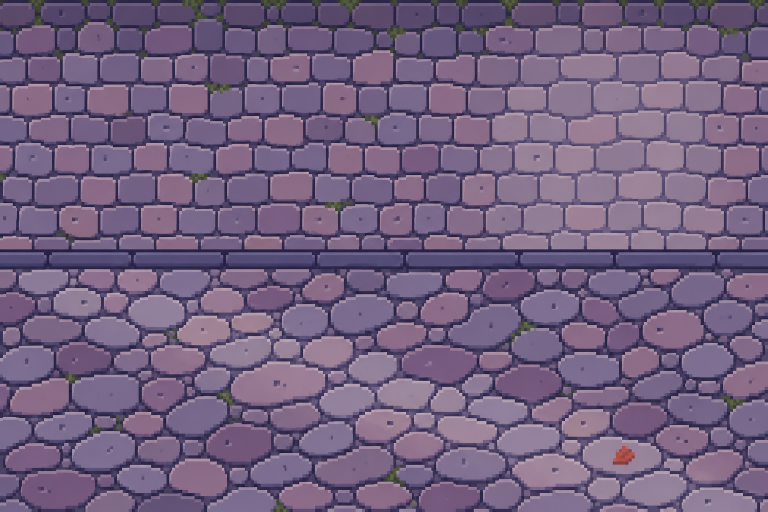
#> input picture godot_pilot/art/raw/ground_mm_v2.png, 1536 x 1024 px, given in place of roof_v1.png, which was not available (shown at 1/2 size)
$ python build_roof.py
#> lines starting #> are read from the running program, lines starting #| are printed output that depends on the picture; after the words box and inside, x2 and y2 are one past the last pixel; in counts of white or black regions, pixels touching at a corner belong together
### godot_pilot/art/restore.py
#!/usr/bin/env python3
"""pilot：把 codex 的放大假像素還原成 1 點陣 = 1 像素，並量化到共用調色盤。
depixel / find_pitch / edges 取自 tools/post.py（原檔 import 時會直接執行 main，所以複製過來），find_pitch 的搜尋範圍改成可指定。
  restore(raw_path, pitch=None, grid=True) → RGBA uint8 陣列（真點陣）
     grid=True ：圖本身是對齊格線的假像素 → 追蹤格線、每格取中央的中位數顏色
     grid=False：圖是平滑的插畫（codex 在小格距下不會畫成格子）→ 以固定格距取每格中央區域的中位數（等於重新點陣化）
  to_palette(rgba, colors, ...) → 量化到調色盤子集合（最近色，不抖色）
  check(raw, out, pitch) → 把結果放大回去與原圖比較的平均誤差（確認還原沒有走樣）"""
import os, sys
import numpy as np
from PIL import Image
sys.path.insert(0, os.path.dirname(os.path.abspath(__file__)))
from palette import PAL, sub

def autoc(g, maxlag=80):
    g = g - g.mean()
    return np.array([(g[:-l] * g[l:]).mean() if l else (g * g).mean() for l in range(maxlag)])


# [78 lines left out: functions find_pitch, edges, depixel, not called in this run]


def restore(path, pitch=None, grid=True, lo=6, hi=48, lines=0.0):
#> called with path = 'godot_pilot/art/raw/roof_v1.png', pitch = 6.85, grid = False, lo = 6, hi = 48, lines = 0.16
    im = Image.open(path).convert('RGBA')
    if grid:
        a = np.array(im).astype(np.float32)
        if pitch is None:
            w = a[..., 3:4] / 255.0
            full = np.concatenate([a[..., :3] * w, a[..., 3:4]], axis=2)
            gx = np.abs(np.diff(full, axis=1)).sum(axis=(0, 2)); gy = np.abs(np.diff(full, axis=0)).sum(axis=(1, 2))
            pitch = find_pitch(gx, gy, lo, hi)
        out, p, _ = depixel(im, im.getextrema()[3][0] == 255, force_p=pitch)
        return out, p
    a = np.array(im).astype(np.float32); H, W = a.shape[:2]
#> after `H, W = a.shape[:2]`: H = 1024; W = 1536
    nx, ny = int(W / pitch), int(H / pitch)
#> nx = 224; ny = 149
    out = np.zeros((ny, nx, 4), np.uint8)
    for j in range(ny):
        y0, y1 = int(j * pitch), int((j + 1) * pitch); m = max(1, int((y1 - y0) * 0.3))
        for i in range(nx):
            x0, x1 = int(i * pitch), int((i + 1) * pitch); n = max(1, int((x1 - x0) * 0.3))
            blk = a[y0 + m:y1 - m, x0 + n:x1 - n].reshape(-1, 4)
            med = np.median(blk, axis=0)
            if lines > 0:      # 保留比一格還細的深色線（瓦縫、石縫）：整格裡深色像素超過一定比例就取深色
                cell = a[y0:y1, x0:x1].reshape(-1, 4); lum = cell[:, :3].sum(1)
                dark = lum < med[:3].sum() * 0.72
                if dark.mean() >= lines and dark.mean() < 0.5: med = np.median(cell[dark], axis=0)
            out[j, i] = med
    out[..., 3] = 255
    return out, pitch

def to_palette(rgba, colors, mask=None):
    """最近色量化（redmean 加權距離），不抖色。colors：RGB tuple 清單；mask：只量化這些像素"""
    pal = np.array(colors, np.float32)
    px = rgba[..., :3].astype(np.float32)
    rm = (px[..., None, 0] + pal[None, None, :, 0]) / 2
    d = px[..., None, :] - pal[None, None, :, :]
    dist = (2 + rm / 256) * d[..., 0] ** 2 + 4 * d[..., 1] ** 2 + (2 + (255 - rm) / 256) * d[..., 2] ** 2
    idx = dist.argmin(-1)
    out = rgba.copy(); q = pal[idx].astype(np.uint8)
    if mask is None: mask = np.ones(rgba.shape[:2], bool)
    out[..., :3][mask] = q[mask]
    out[out[..., 3] == 0] = 0
    return out

def despeckle(img, keep, min_px=5, rounds=2):
    """量化後清掉「抖色亂點」：同色連通區塊小於 min_px 的，併入周圍最多的顏色。keep(color)->True 的顏色（苔、落葉、石縫）不動。
    這是還原階段的一部分（codex 的平滑漸層被量化後會碎成亂點），不算手修。回傳 (結果, 改掉的像素數)"""
    a = img.copy(); H, W = a.shape[:2]; changed = 0
    for _ in range(rounds):
        key = a[..., 0].astype(np.int32) << 16 | a[..., 1].astype(np.int32) << 8 | a[..., 2]
        seen = np.zeros((H, W), bool)
        for y in range(H):
            for x in range(W):
                if seen[y, x]: continue
                k = key[y, x]; st = [(y, x)]; seen[y, x] = True; comp = []; nb = {}
                while st:
                    cy, cx = st.pop(); comp.append((cy, cx))
                    for dy, dx in ((1, 0), (-1, 0), (0, 1), (0, -1)):
                        yy, xx = cy + dy, cx + dx
                        if 0 <= yy < H and 0 <= xx < W:
                            if key[yy, xx] == k:
                                if not seen[yy, xx]: seen[yy, xx] = True; st.append((yy, xx))
                            else: nb[key[yy, xx]] = nb.get(key[yy, xx], 0) + 1
                    if len(comp) > min_px: break
                if len(comp) <= min_px and not st and nb:
                    col = (k >> 16 & 255, k >> 8 & 255, k & 255)
                    if keep(col): continue
                    cand = sorted(nb.items(), key=lambda t: -t[1])
                    cand = [c for c in cand if not keep((c[0] >> 16 & 255, c[0] >> 8 & 255, c[0] & 255))] or cand
                    nk = cand[0][0]
                    for cy, cx in comp: a[cy, cx, :3] = (nk >> 16 & 255, nk >> 8 & 255, nk & 255); changed += 1
    return a, changed

def tone(rgba, gain=1.0, sat=1.0, shift=(0, 0, 0), gamma=1.0):
    f = rgba[..., :3].astype(np.float32) / 255
    f = f ** gamma
    g = f.mean(axis=2, keepdims=True); f = g + (f - g) * sat
    f = f * gain + np.array(shift, np.float32) / 255
    o = rgba.copy(); o[..., :3] = np.clip(f * 255, 0, 255).astype(np.uint8); return o

def check(path, out, pitch):
#> called with path = 'godot_pilot/art/raw/roof_v1.png', pitch = 6.85
    raw = np.array(Image.open(path).convert('RGBA')).astype(np.float32)
    up = np.array(Image.fromarray(out).resize((raw.shape[1], raw.shape[0]), Image.NEAREST)).astype(np.float32)
    return float(np.abs(raw[..., :3] - up[..., :3])[raw[..., 3] > 127].mean())

def up(a, k=8):
    im = Image.fromarray(a) if not isinstance(a, Image.Image) else a
    return im.resize((im.width * k, im.height * k), Image.NEAREST)

# [4 lines that do not run on import are left out]

### godot_pilot/art/palette.py
#!/usr/bin/env python3
"""共用調色盤（64 色）。 python3 art/palette.py → art/palette.png、art/palette.txt
取色來源：現有場景貼圖 ×材質 tint 後的主色（plaza、brick、plaster2、stonewall、w_roof_red2、hero）與概念圖 target.png 的色相，
再手動整理成色階。貼圖畫的是「中性漫射色」：夕陽的橘金與陰影的藍紫由即時光照產生，所以這裡沒有夕陽色的石頭。
暖色階（受光後偏金橘）：R 陶土磚紅、P 灰泥、W 暖石、D 木、L 落葉、H 髮、K 膚；冷色階（陰影裡偏藍紫）：S 冷石、B 斗篷藍、T 圍巾青綠、G 青苔。"""
import os
from PIL import Image, ImageDraw
RAMPS = [
 ('S', '冷石（廣場石板、石縫）', ['25233a', '343545', '55526a', '686272', '797181', '867c84', '9a8d92', 'b3a5a3']),
 ('W', '暖石（牆腳石基、邊石）', ['3c3127', '5c493c', '735b4d', '8c7566', 'a89384']),
 ('R', '陶瓦／紅磚', ['3a1214', '5a1c1a', '772418', '8e2b1e', 'a53627', 'bc4a2e', 'cf6a44', 'c98a78']),
 ('M', '勾縫／灰白', ['aa8f86', 'cba599', 'e2cdb8']),
 ('P', '灰泥', ['8f6f52', 'ab8762', 'bc9875', 'cfad88', 'dcc09c', 'ead6b6']),
 ('D', '木構架／深色外框', ['1c0c08', '2e140c', '45200f', '5f3018', '7d4526', '9a6238']),
 ('G', '青苔', ['2f3f2f', '47603c', '68803f', '8fa052']),
 ('L', '落葉', ['b4421c', 'dc7a22', 'ebb23a']),
 ('H', '頭髮（暗部借用 R0–R2）', ['6e2a26', '94392e', 'b8553a', 'd88a5a']),
 ('K', '皮膚', ['b06d4e', 'd6a07a', 'f0c8a4', 'fbe4cc']),
 ('B', '斗篷藍', ['161a38', '24326a', '35539c', '4f7ac4', '7fa8de']),
 ('T', '圍巾青綠', ['134a48', '1f7566', '36a085', '6cc8a4']),
 ('V', '紫灰石（廣場石板的色差）', ['74607a', '8f7790']),
 ('X', '其他（高光白、鑄鐵黑；腮紅借用 R7）', ['fff6e8', '1a1a24']),
]
def rgb(h): return tuple(int(h[i:i + 2], 16) for i in (0, 2, 4))
PAL = {f'{k}{i}': rgb(h) for k, _, hs in RAMPS for i, h in enumerate(hs)}
def sub(*keys):
    """取出子集合：'S' 整條色階，'R0' 單色"""
    out = []
    for k in keys:
        out += [v for n, v in PAL.items() if n == k or (len(k) == 1 and n[0] == k)]
    return out
# [11 lines that do not run on import are left out]

### godot_pilot/art/build_ground.py
#!/usr/bin/env python3
"""地面：把 7 張 codex 分塊（art/raw/ground_*_v1.png）還原成 32 PPM 的真點陣、量化到調色盤、拼成 1024×560。
輸出 art/work/ground_restored.png（未手修；之後由 fix_ground.py 手修成 tex/pilot_plaza.png）。
codex 在這個密度下畫的是平滑插畫而不是對齊格線的假像素，所以「還原」= 以固定格距（7 px；巷子 9 px）取每格中央的中位數，
比一格細的深色石縫另外保留（restore.py 的 lines）。拼接：相鄰兩塊重疊 18 點陣，沿左（上）塊的石縫找一條最短路徑切開。"""
import os, sys, heapq
import numpy as np
from PIL import Image
A = os.path.dirname(os.path.abspath(__file__)); sys.path.insert(0, A)
from restore import restore, to_palette, tone, check, despeckle
from palette import PAL, sub
W, H = 1024, 560
COLS = sub('S', 'V', 'G', 'L', 'X1')
KEEP = set(sub('G', 'L', 'S0', 'S1', 'X1'))
JOINT = [PAL['S0'], PAL['S1'], PAL['X1']]

STONE = [PAL[k] for k in ('S2', 'S3', 'V0', 'S4', 'S5', 'V1', 'S6', 'S7')]      # 石面用色，由暗到亮
def label4(mask):
    H, W = mask.shape; lab = np.zeros((H, W), np.int32); n = 0; comps = []
    for y in range(H):
        for x in range(W):
            if mask[y, x] and not lab[y, x]:
                n += 1; st = [(y, x)]; lab[y, x] = n; comp = []
                while st:
                    cy, cx = st.pop(); comp.append((cy, cx))
                    for dy, dx in ((1, 0), (-1, 0), (0, 1), (0, -1)):
                        yy, xx = cy + dy, cx + dx
                        if 0 <= yy < H and 0 <= xx < W and mask[yy, xx] and not lab[yy, xx]: lab[yy, xx] = n; st.append((yy, xx))
                comps.append(comp)
    return lab, comps

# [153 lines left out: functions load, is_joint, seam_v, paste_seam, main, not called in this run]

GUT = {}; OFF = {}; JT = {}
# 第二階段（評審：石板太大、橫排太直、平塗）：改用 codex 重生成的小塊圓角石分塊（bm v3、其餘 v2）；巷子沿用 v1
VER = {'ground_bm': '_v3', 'ground_bl': '_v2', 'ground_br': '_v2', 'ground_ml': '_v2', 'ground_mm': '_v2', 'ground_mr': '_v2'}
CONTRAST = {'ground_alley': 4.5}
# [2 lines that do not run on import are left out]

### godot_pilot/art/build_roof.py
#!/usr/bin/env python3
"""紅屋頂：art/raw/roof_v1.png → art/work/roof_restored.png（198×89，未手修）
codex 這張的假像素格不一致（瓦的階梯約 7～10 px、瓦縫線只有 1～2 px），所以用固定格距 6.854 px 重新點陣化
（選這個格距是為了讓「屋脊瓦＋8 排瓦」剛好等於斜面的 89 個點陣），比一格細的深色瓦縫另外保留；再裁出左邊 198 行。"""
import os, sys
import numpy as np
from PIL import Image
A = os.path.dirname(os.path.abspath(__file__)); sys.path.insert(0, A)
from restore import restore, to_palette, tone, check, despeckle
from palette import PAL, sub
P = 610.0 / 89.0
f = os.path.join(A, 'raw', 'roof_v1.png')
o, _ = restore(f, pitch=P, grid=False, lines=0.16)
print('restored', o.shape, 'err %.1f' % check(f, o, P))
#| restored (149, 224, 4) err 13.0
o = o[:89, :198]
rgb = o[..., :3].astype(np.float32)
green = (rgb[..., 1] > rgb[..., 0] * 0.8) & (rgb[..., 1] > rgb[..., 2] + 15)
#> green: shape (89, 198) bool; 0.75% white in thin lines or dots, all inside (x1, y1, x2, y2) = (0, 0, 194, 61)
grey = (rgb[..., 0] - rgb[..., 2] < 40) & (rgb.sum(2) > 330)
#> grey: shape (89, 198) bool; 53.6% white; 27 black regions (26 under 20 px), largest, box (x1, y1, x2, y2) and area: (0, 0, 198, 89) 8137
# 色調：對齊原本屋頂（w_roof_red2 × tint）的平均亮度，平均約 (128,43,36)；codex 的偏亮偏粉
t = tone(o, gain=0.88, sat=1.1, shift=(0, -8, -10))
tf = t[..., :3].astype(np.float32); body = rgb.sum(2) > 300; m = tf[body].mean(0)
#> after `body = rgb.sum(2) > 300`:
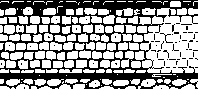
#> body: shape (89, 198) bool; 61% white; 69 black regions (67 under 20 px), largest, box (x1, y1, x2, y2) and area: (0, 0, 198, 89) 6581, (160, 33, 173, 43) 24
#> after `m = tf[body].mean(0)`: m = [114.9, 85.4, 112.8]
tf[body] = m + (tf[body] - m) * 1.7      # 瓦片之間的色差拉大（量化後才分得出階）
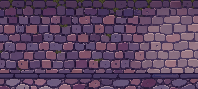
#> tf: shape (89, 198, 3) float32; mean R, G, B 92.1, 67.9, 96.1
t[..., :3] = np.clip(tf, 0, 255).astype(np.uint8)
red = to_palette(t, sub('R', 'D0', 'D1', 'D2', 'D3'))
#> in to_palette, `pal = np.array(colors, np.float32)`: pal = [[58, 18, 20], [90, 28, 26], [119, 36, 24], [142, 43, 30], [165, 54, 39], [188, 74, 46], [207, 106, 68], [201, 138, 120], [28, 12, 8], [46, 20, 12], [69, 32, 15], [95, 48, 24]]
out = red.copy()
out[green] = to_palette(o, sub('G'))[green]
#> in to_palette (call 2), `q = pal[idx].astype(np.uint8)`:
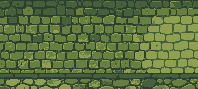
#> q: shape (89, 198, 3); mean of channels 0, 1, 2 91.3, 112.1, 62.6; drawn as R, G, B
out[grey] = to_palette(tone(o, gain=0.8), sub('S3', 'S4', 'S5', 'S6'))[grey]
#> in to_palette (call 3), `idx = dist.argmin(-1)`: idx: shape (89, 198) int64; 4 distinct labels, from 0 to 3
keep = set(sub('G', 'D0', 'D1', 'R0'))
o3, n = despeckle(out[..., :3], lambda c: c in keep, min_px=2, rounds=1)
#> after the loop in despeckle, `for _ in range(rounds):`:
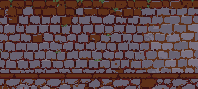
#> a: shape (89, 198, 3); mean of channels 0, 1, 2 93.6, 69.9, 73.2; drawn as R, G, B
#> after the loop in despeckle, `for _ in range(rounds):`: seen: shape (89, 198) bool; every value is 1
#> after the loop in despeckle, `for _ in range(rounds):`: changed = 1936
#> n = 1936
out[..., :3] = o3
#> out: shape (89, 198, 4); mean R, G, B, A 93.6, 69.9, 73.2, 255
# 逐片瓦整理（還原階段）：被深色瓦縫圍起來的一片瓦改成單一底色（該片最多的顏色）、下緣一列亮一階（瓦的厚邊）→ 去掉量化造成的斑駁亂點
from build_ground import label4
#> `COLS = sub('S', 'V', 'G', 'L', 'X1')`: COLS = 18 items, first 6: (37, 35, 58), (52, 53, 69), (85, 82, 106), (104, 98, 114), (121, 113, 129), (134, 124, 132)
#> `KEEP = set(sub('G', 'L', 'S0', 'S1', 'X1'))`: KEEP = 10 items
RR = [PAL[k] for k in ('R1', 'R2', 'R3', 'R4', 'R5', 'R6')]
dark = np.zeros(out.shape[:2], bool)
for k in ('R0', 'D0', 'D1', 'D2'): dark |= (out[..., :3] == np.array(PAL[k], np.uint8)).all(-1)
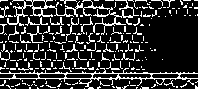
#> dark: shape (89, 198) bool; 19.2% white in thin lines or dots
lab, comps = label4(~dark); flat = 0
#> after the loop in label4, `for y in range(H):`:
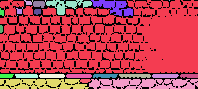
#> lab: shape (89, 198) int32; 28 distinct labels, from 0 to 27; one colour per label, 0 black
#> after `lab, comps = label4(~dark)`: comps = 27 items
for comp in comps:
    if not (12 <= len(comp) <= 170): continue
    ys = np.array([c[0] for c in comp]); xs = np.array([c[1] for c in comp])
    cols = [tuple(c) for c in out[ys, xs, :3]]
    if any(c not in RR and c != PAL['R7'] for c in cols) : continue      # 有苔或灰瓦的不動
    mode = max(set(cols), key=cols.count); i = RR.index(mode) if mode in RR else 4
    for y, x in comp:
        k = i
        if y + 1 < 89 and dark[y + 1, x]: k = min(i + 1, len(RR) - 1)
        out[y, x, :3] = RR[k]
    flat += 1
#> this loop made 27 passes
#> comp on passes 3, 4, 6, 8, 10, 11, 15: [(0, 32), (1, 32)], [(0, 45), (1, 45)], [(0, 64)], [(0, 169)], [(7, 22), (8, 22)], [(7, 76)], [(15, 17)]
#> after the loop, flat = 0
print('tiles flattened', flat, '/', len(comps))
#| tiles flattened 0 / 27
print('despeckle', n, 'mean', out[..., :3].reshape(-1, 3).mean(0).round(0), 'colors', len(set(map(tuple, out[..., :3].reshape(-1, 3)))))
#| despeckle 1936 mean [94. 70. 73.] colors 12
Image.fromarray(out[..., :3]).save(os.path.join(A, 'work', 'roof_restored.png'))
Image.fromarray(out[..., :3]).resize((198 * 5, 89 * 5), Image.NEAREST).save(os.path.join(A, 'work', 'roof_restored_x5.png'))
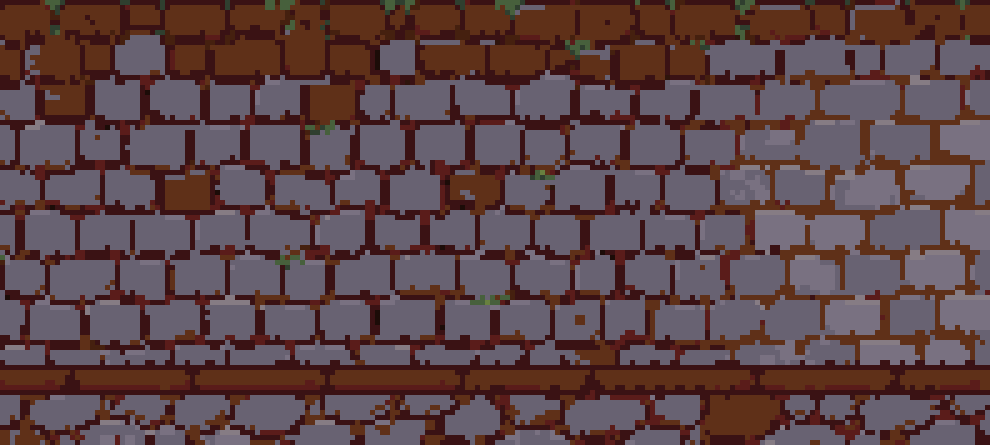
#> saved as roof_restored_x5.png: PIL image 990x445 RGB; mean R, G, B 93.6, 69.9, 73.2
